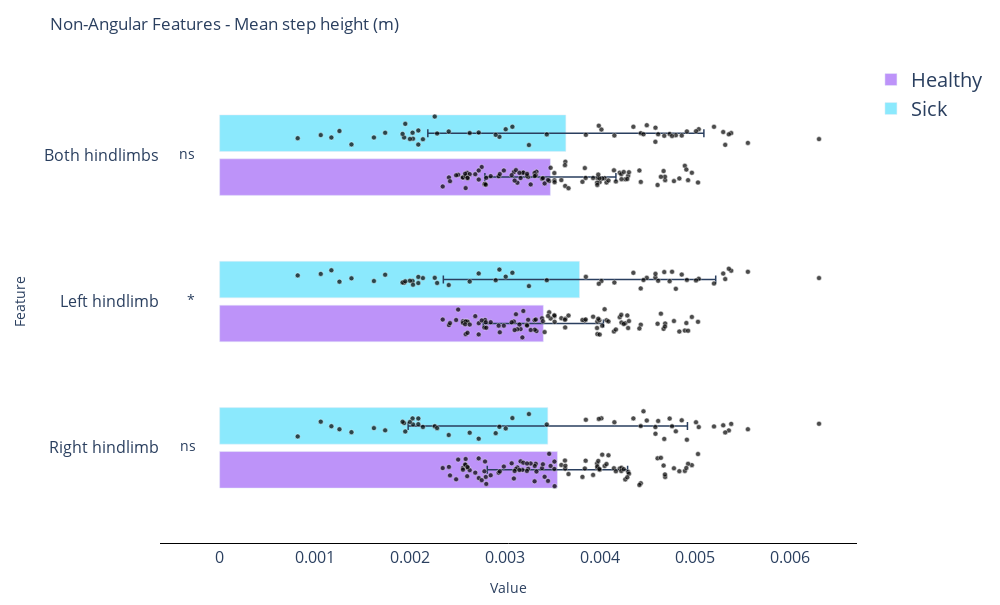
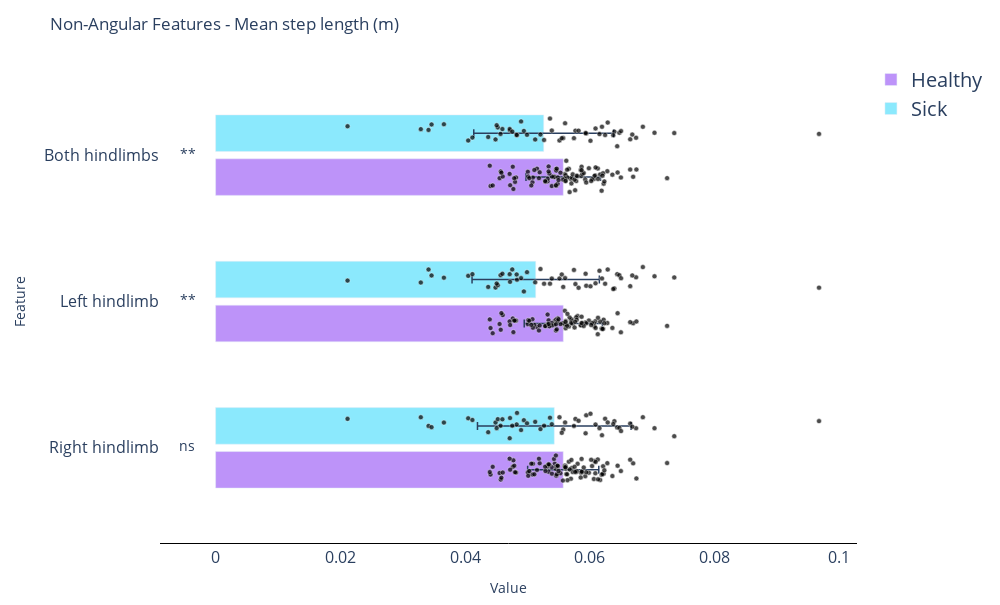
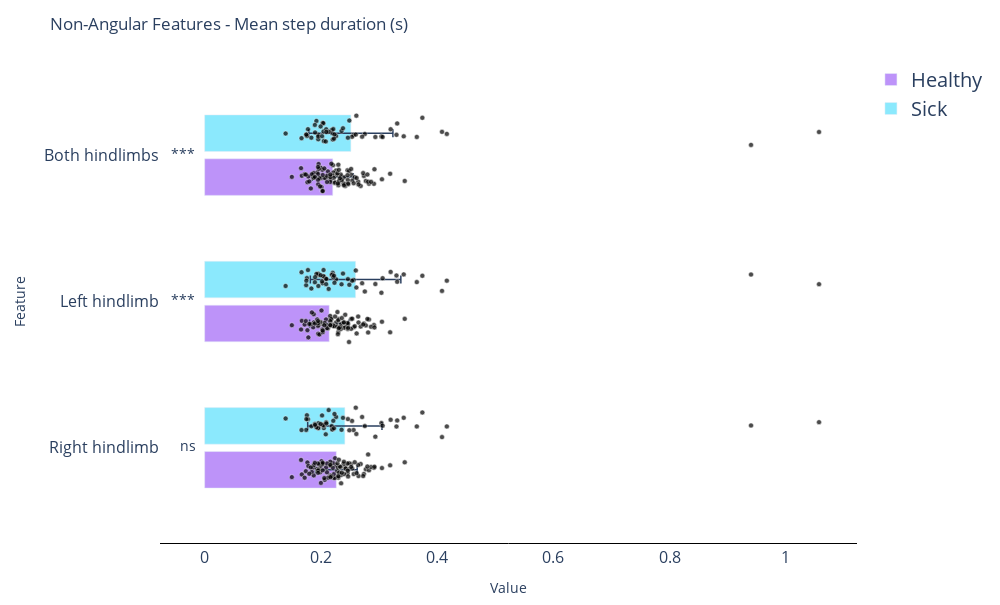

Source (notebook cell) for these figures, in order:
### Code cell
## Create dataframes with both hindlimbs, left hindlimb and right hindlimb for healthy and sick groups
features_to_check = ('Mean step height (m)', 'Mean step length (m)', 'Mean step duration (s)')
sides_to_check = (('Both hindlimbs', healthy_mean_features_lr, sick_mean_features_lr), ('Left hindlimb', healthy_mean_features_r, sick_mean_features_r), ('Right hindlimb',healthy_mean_features, sick_mean_features))

for feature in features_to_check:
    t_test_results = defaultdict(dict)
    for side_name, healthy_side, sick_side in sides_to_check:
        if feature in healthy_side.columns and feature in sick_side.columns:
            healthy_values = healthy_side[feature].dropna().values
            sick_values = sick_side[feature].dropna().values

            if 'duration' in feature.lower():
                ## if the is more than 0.5 seconds, discard it
                healthy_values = healthy_values[healthy_values < 0.5]
                sick_values = sick_values[sick_values < 0.5]

                for value in healthy_values:
                    if value > 0.5:
                        print(f"Discarded value {value} from healthy side for feature {feature} because it is greater than 0.5 seconds. The mouse it belongs to is {healthy_side[healthy_side[feature] == value]['Mouse'].values[0]}")

                for value in sick_values:
                    if value > 0.5:
                        print(f"Discarded value {value} from sick side for feature {feature} because it is greater than 0.5 seconds. The mouse it belongs to is {sick_side[sick_side[feature] == value]['Mouse'].values[0]}")
            if len(healthy_values) > 0 and len(sick_values) > 0:
                healthy_mice_nbr = healthy_side['Mouse'].nunique()
                sick_mice_nbr = sick_side['Mouse'].nunique()
                healthy_weights = np.ones_like(healthy_values) / healthy_mice_nbr
                sick_weights = np.ones_like(sick_values) / sick_mice_nbr

                healthy_mean = np.average(healthy_values, weights=healthy_weights)
                healthy_std = np.std(healthy_values, ddof=1)
                sick_mean = np.average(sick_values, weights=sick_weights)
                sick_std = np.std(sick_values, ddof=1)

                ## Check if the data is binomial distribution
                is_bimodal_healthy, bic1_h, bic2_h = is_bimodal(healthy_values)
                is_bimodal_sick, bic1_s, bic2_s = is_bimodal(sick_values)

                if is_bimodal_healthy:
                    print(f"Healthy values for feature {feature} are bimodal with BICs: {bic1_h}, {bic2_h}")
                if is_bimodal_sick:
                    print(f"Sick values for feature {feature} are bimodal with BICs: {bic1_s}, {bic2_s}")

                t_stat, p_value = ttest_ind_from_stats(
                    mean1=healthy_mean,
                    std1=healthy_std,
                    nobs1=len(healthy_values),
                    mean2=sick_mean,
                    std2=sick_std,
                    nobs2=len(sick_values),
                    equal_var=False  # Welch's t-test
                )
                t_test_results[side_name]['healthy_mean'] = healthy_mean
                t_test_results[side_name]['sick_mean'] = sick_mean
                t_test_results[side_name]['healthy_std'] = healthy_std
                t_test_results[side_name]['sick_std'] = sick_std
                t_test_results[side_name]['t-statistic'] = t_stat
                t_test_results[side_name]['p-value'] = p_value
    # Convert results to DataFrame for better readability
    t_test_df = pd.DataFrame(t_test_results).T
    t_test_df = t_test_df.reset_index().rename(columns={'index': 'Feature'})
    t_test_df['Significant'] = t_test_df['p-value'] < 0.05  # Mark significant results, which indicates a significant difference between healthy and sick mice
    print(f"Number of healthy mice: {len(healthy_side)}")
    print(f"Number of sick mice: {len(sick_side)}")
    print(t_test_df)
    # Plot the t-test results
    # plot_ttest_results_grid(t_test_df, healthy_forelimb_mean_features, sick_forelimb_mean_features, cols=3, filepath=None)#os.path.join(FIGURES_DIR, 'Validation', 'Healthy_vs_SCI_Forelimb_Steps_vs_Hindlimb.svg'))
    plot_prism_bar_scatter(t_test_df, healthy_side, sick_side, show_significance=True, filepath=os.path.join(FIGURES_DIR, 'Validation', f'{feature}_Hind_Steps'), current_feature = feature)
